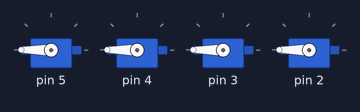
The sketch below on a simulated Arduino Uno, built with avr-gcc and run on an emulated ATmega328P. Parts: 4 × servo.

Above: at 0.05 s.
At 1.5 s:
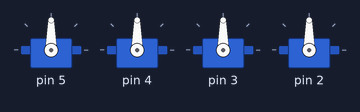
At 3.0 s:
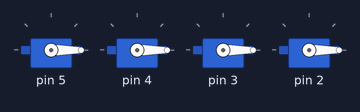
Timing chart, 0 to 6.9 s (numbered marks = the images above):
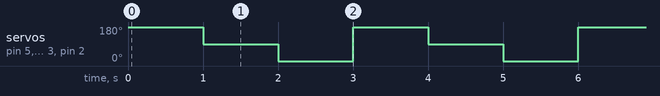

The sketch:

sketch_servo_multiple.ino
```cpp
// Includes
#include <Servo.h>

// Objects
Servo servo[4];       // array of 4 servos

void setup() {
  // Attach all servo objects to pins
  servo[0].attach(5);
  servo[1].attach(4);
  servo[2].attach(3);
  servo[3].attach(2);
}

void loop() {
  // Move all to 180 degrees
  for (int i=0; i<4; i++)
    servo[i].write(180);

  delay(1000);

  // Move all to 90 degrees
  for (int i=0; i<4; i++)
    servo[i].write(90);

  delay(1000);

  // Move all to 0 degrees
  for (int i=0; i<4; i++)
    servo[i].write(0);

  delay(1000);
}
```

Measured:
- by itself, servo on pin 5, servo on pin 4, servo on pin 3, servo on pin 2: repeats every 3.0 s: 0° 1.0 s, 180° 1.0 s, 90° 1.0 s
